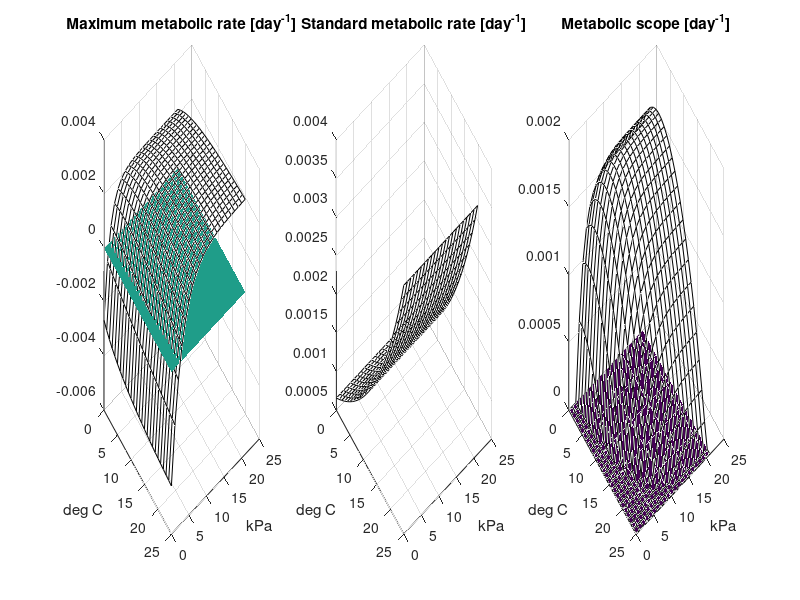

This figure's MATLAB source:
t = 0:1:25; % [degree C] temperature
Cw = 0:21; % [kPa] Oxygen partial pressure in the water

T0 = 9.3e-4; % [day^-1] standard metabolic rate of fish at 15 degrees
Topt = 5;
% M0 = 0.5; % [day^-1] maximum  metabolic rate of fish at 15 degrees

% Topt = 15; % [degree C] Optimal temperature for the fish
% Tcrit = 45; % [degree C] Temperature at which the fish dies

eps = 6; % [degC] try, temperature at which MS = 0
a = 0.004;
Km = 5;

Q10 = 2; % [-] Q10 for the increase in standard metabolic rate
K = @(temp) 0.381*exp(5.7018.*(25-temp)./(temp+273.15))*0.75; % [mg / L / kPa] Henry's constant
aM = @(temp) -1.13*K(temp); % [/kPa] coefficient for the dependency in O2 -  decrease aM increases tolerance to hypoxia, i.e. decreases pcrit
bM = @(temp) 0.8;%0.28;  % [-]

S = @(temp) T0*Q10.^((temp-Topt)/10);
M = @(temp,O2) a*(temp+eps)./(Km+temp+eps).*(1-exp(aM(temp).*O2).*exp(bM(temp)));%*(0.05*(temp-Topt)+7);


SMR = S(t); SMR = repmat(SMR,size(Cw,2),1); %standard metabolic rate
MMR = zeros(size(t,2),size(Cw,2)); % maximum metabolic rate
for ii=1:size(t,2)
    for jj=1:size(Cw,2)
        MMR(ii,jj) = M(t(ii),Cw(jj));
    end
end

figure
subplot(131)
surf(Cw,t,MMR,'FaceColor','none')
xlabel('kPa')
ylabel('deg C')
set(gca,'ydir','reverse')
title('Maximum metabolic rate [day^-^1]')
hold on
surf(Cw,t,zeros(size(Cw,2),size(t,2))','LineStyle','none')
hold off

subplot(132)
surf(Cw,t,SMR','FaceColor','none')
xlabel('kPa')
ylabel('deg C')
set(gca,'ydir','reverse')
title('Standard metabolic rate [day^-^1]')

subplot(133)
surf(Cw,t,max(0,(MMR'-SMR)'),'FaceColor','none')
xlabel('kPa')
ylabel('deg C')
set(gca,'ydir','reverse')
title('Metabolic scope [day^-^1]')
hold on
surf(Cw,t,zeros(size(Cw,2),size(t,2))','LineStyle','none')
hold off